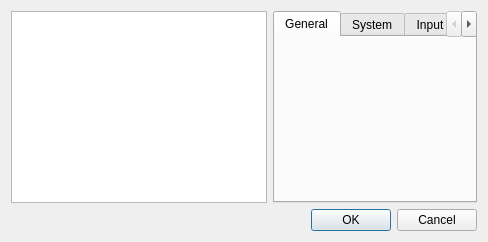
<?xml version="1.0" encoding="UTF-8"?>
<!-- Modified for Cara on 2026-11-12; see NOTICE for attribution. -->
<ui version="4.0">
 <class>ConfigureDialog</class>
 <widget class="QDialog" name="ConfigureDialog">
  <property name="windowTitle">
   <string>Cara Configuration</string>
  </property>
  <layout class="QVBoxLayout" name="verticalLayout">
   <item>
    <layout class="QHBoxLayout" name="horizontalLayout">
     <item>
      <widget class="QListWidget" name="selectorList">
       <property name="minimumWidth">
        <number>150</number>
       </property>
       <property name="maximumWidth">
        <number>150</number>
       </property>
      </widget>
     </item>
     <item>
      <widget class="QTabWidget" name="tabWidget">
       <property name="currentIndex">
        <number>0</number>
       </property>
       <widget class="ConfigureGeneral" name="generalTab">
        <attribute name="title">
         <string>General</string>
        </attribute>
       </widget>
       <widget class="ConfigureSystem" name="systemTab">
        <attribute name="title">
         <string>System</string>
        </attribute>
       </widget>
       <widget class="ConfigureInput" name="inputTab">
        <attribute name="title">
         <string>Input</string>
        </attribute>
       </widget>
       <widget class="ConfigureHotkeys" name="hotkeysTab">
        <attribute name="title">
         <string>Hotkeys</string>
        </attribute>
       </widget>
       <widget class="ConfigureGraphics" name="graphicsTab">
        <attribute name="title">
         <string>Graphics</string>
        </attribute>
       </widget>
       <widget class="ConfigureEnhancements" name="enhancementsTab">
         <attribute name="title">
           <string>Enhancements</string>
         </attribute>
       </widget>
       <widget class="ConfigureAudio" name="audioTab">
        <attribute name="title">
         <string>Audio</string>
        </attribute>
       </widget>
       <widget class="ConfigureCamera" name="cameraTab">
        <attribute name="title">
         <string>Camera</string>
        </attribute>
       </widget>
       <widget class="ConfigureDebug" name="debugTab">
        <attribute name="title">
         <string>Debug</string>
        </attribute>
       </widget>
       <widget class="ConfigureWeb" name="webTab">
        <attribute name="title">
         <string>Web</string>
        </attribute>
       </widget>
       <widget class="ConfigureUi" name="uiTab">
        <attribute name="title">
         <string>UI</string>
        </attribute>
       </widget>
      </widget>
     </item>
    </layout>
   </item>
   <item>
    <widget class="QDialogButtonBox" name="buttonBox">
     <property name="standardButtons">
      <set>QDialogButtonBox::Cancel|QDialogButtonBox::Ok</set>
     </property>
    </widget>
   </item>
  </layout>
 </widget>
 <customwidgets>
  <customwidget>
   <class>ConfigureGeneral</class>
   <extends>QWidget</extends>
   <header>configuration/configure_general.h</header>
   <container>1</container>
  </customwidget>
  <customwidget>
   <class>ConfigureSystem</class>
   <extends>QWidget</extends>
   <header>configuration/configure_system.h</header>
   <container>1</container>
  </customwidget>
  <customwidget>
   <class>ConfigureAudio</class>
   <extends>QWidget</extends>
   <header>configuration/configure_audio.h</header>
   <container>1</container>
  </customwidget>
  <customwidget>
   <class>ConfigureCamera</class>
   <extends>QWidget</extends>
   <header>configuration/configure_camera.h</header>
   <container>1</container>
  </customwidget>
  <customwidget>
   <class>ConfigureDebug</class>
   <extends>QWidget</extends>
   <header>configuration/configure_debug.h</header>
   <container>1</container>
  </customwidget>
  <customwidget>
   <class>ConfigureInput</class>
   <extends>QWidget</extends>
   <header>configuration/configure_input.h</header>
   <container>1</container>
  </customwidget>
  <customwidget>
   <class>ConfigureHotkeys</class>
   <extends>QWidget</extends>
   <header>configuration/configure_hotkeys.h</header>
   <container>1</container>
  </customwidget>
  <customwidget>
   <class>ConfigureGraphics</class>
   <extends>QWidget</extends>
   <header>configuration/configure_graphics.h</header>
   <container>1</container>
  </customwidget>
  <customwidget>
   <class>ConfigureEnhancements</class>
   <extends>QWidget</extends>
   <header>configuration/configure_enhancements.h</header>
   <container>1</container>
  </customwidget>
  <customwidget>
   <class>ConfigureWeb</class>
   <extends>QWidget</extends>
   <header>configuration/configure_web.h</header>
   <container>1</container>
  </customwidget>
  <customwidget>
   <class>ConfigureUi</class>
   <extends>QWidget</extends>
   <header>configuration/configure_ui.h</header>
   <container>1</container>
  </customwidget>
 </customwidgets>
 <resources/>
 <connections>
  <connection>
   <sender>buttonBox</sender>
   <signal>accepted()</signal>
   <receiver>ConfigureDialog</receiver>
   <slot>accept()</slot>
   <hints>
    <hint type="sourcelabel">
     <x>220</x>
     <y>380</y>
    </hint>
    <hint type="destinationlabel">
     <x>220</x>
     <y>200</y>
    </hint>
   </hints>
  </connection>
  <connection>
   <sender>buttonBox</sender>
   <signal>rejected()</signal>
   <receiver>ConfigureDialog</receiver>
   <slot>reject()</slot>
   <hints>
    <hint type="sourcelabel">
     <x>220</x>
     <y>380</y>
    </hint>
    <hint type="destinationlabel">
     <x>220</x>
     <y>200</y>
    </hint>
   </hints>
  </connection>
 </connections>
</ui>
